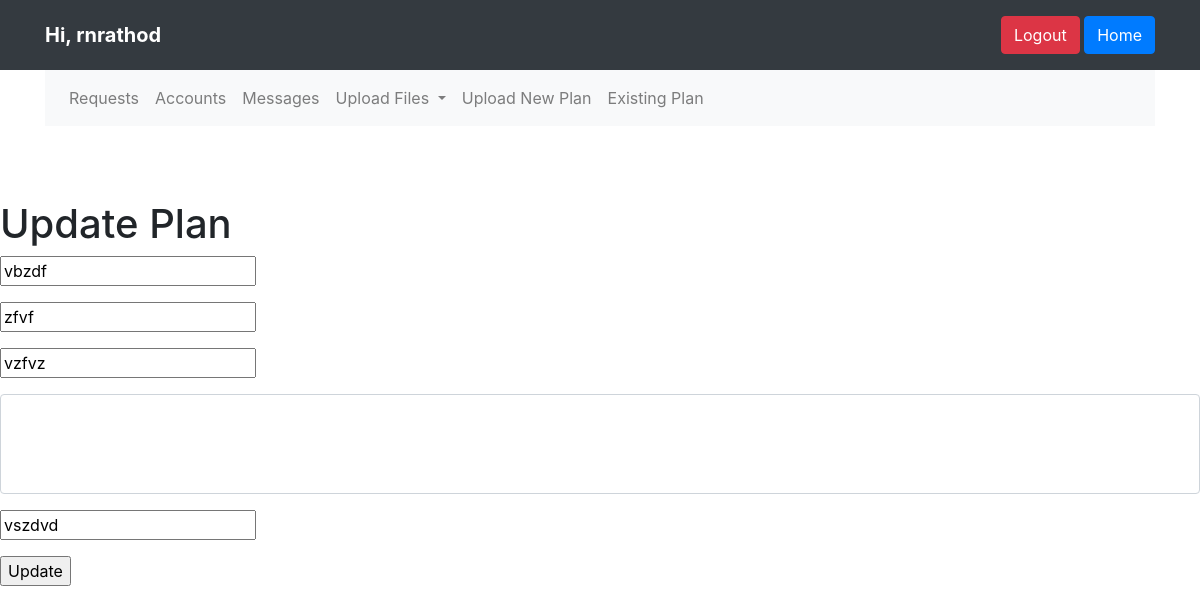
The page /newplans/edit.php?id=2 (signed in) on the database its author committed.
### tables this page shows
CREATE TABLE `new_record` (
  `id` int NOT NULL,
  `trn_date` datetime NOT NULL,
  `name` varchar(255) NOT NULL,
  `plan` varchar(255) NOT NULL,
  `amount` varchar(255) NOT NULL,
  `specs` varchar(255) NOT NULL,
  `duration` varchar(255) NOT NULL,
  `offer` varchar(255) NOT NULL
);

### newplans/edit.php (the view, shortened to what this page needs)
<?php include('../header.php');?>
<?php
require('db.php');
$id=$_REQUEST['id'];
$query = "SELECT * from new_record where id='".$id."'";
$result = mysqli_query($con, $query) or die ( mysqli_error());
$row = mysqli_fetch_assoc($result);
?>
<!DOCTYPE html>
<html>
<head>
<link rel="stylesheet" href="../newplans/style.css" />
</head>
<body>
<div class="form">
<pre>              </pre>
<pre>              </pre>
<h1>Update Plan</h1>
<?php
if(isset($_POST['new']) && $_POST['new']==1)
{
$id=$_REQUEST['id'];
$trn_date = date("Y-m-d H:i:s");
$name =$_REQUEST['name'];
$plan = $_REQUEST['plan'];
$amount = $_REQUEST['amount'];
$specs = $_REQUEST['specs'];
$duration = $_REQUEST['duration'];
$update="update new_record set trn_date='".$trn_date."', name='".$name."', plan='".$plan."',amount='".$amount."',specs='".$specs."', duration='".$duration."' where id='".$id."'";
mysqli_query($con, $update) or die(mysqli_error());
$status = "Plan Updated Successfully. </br></br><a href='view.php'>View Updated plans</a>";
echo '<p style="color:#FF0000;">'.$status.'</p>';
}else {
?>
<div>
<form name="form" method="post" action="">
<p><input type="text" name="name" placeholder="Enter Plan Name" required value="<?php echo $row['name'];?>" /></p>
<p><input type="text" name="plan" placeholder="Enter Plan Description" required value="<?php echo $row['plan'];?>" /></p>
<p><input type="text" name="amount" placeholder="Enter Amount" required value="<?php echo $row['amount'];?>" /></p>
<p><input<textarea class="form-control"type="text" name="specs"style="height: 100px" id="floatingTextarea2"  placeholder="Enter Plan Specifications" required value="<?php echo $row['specs'];?>" /></p></textarea>
<p><input type="text" name="duration" placeholder="Enter Plan Duration " required value="<?php echo $row['duration'];?>" /></p>
<p><input name="submit" type="submit" value="Update" /></p>
</form>
<?php } ?>
</div>
</div>
</body>
</html>

### rows shown on the page
new_record: name "vbzdf", plan "zfvf", amount "vzfvz", duration "vszdvd"

### other values the page prints
$_SESSION['username'] "rnrathod"
